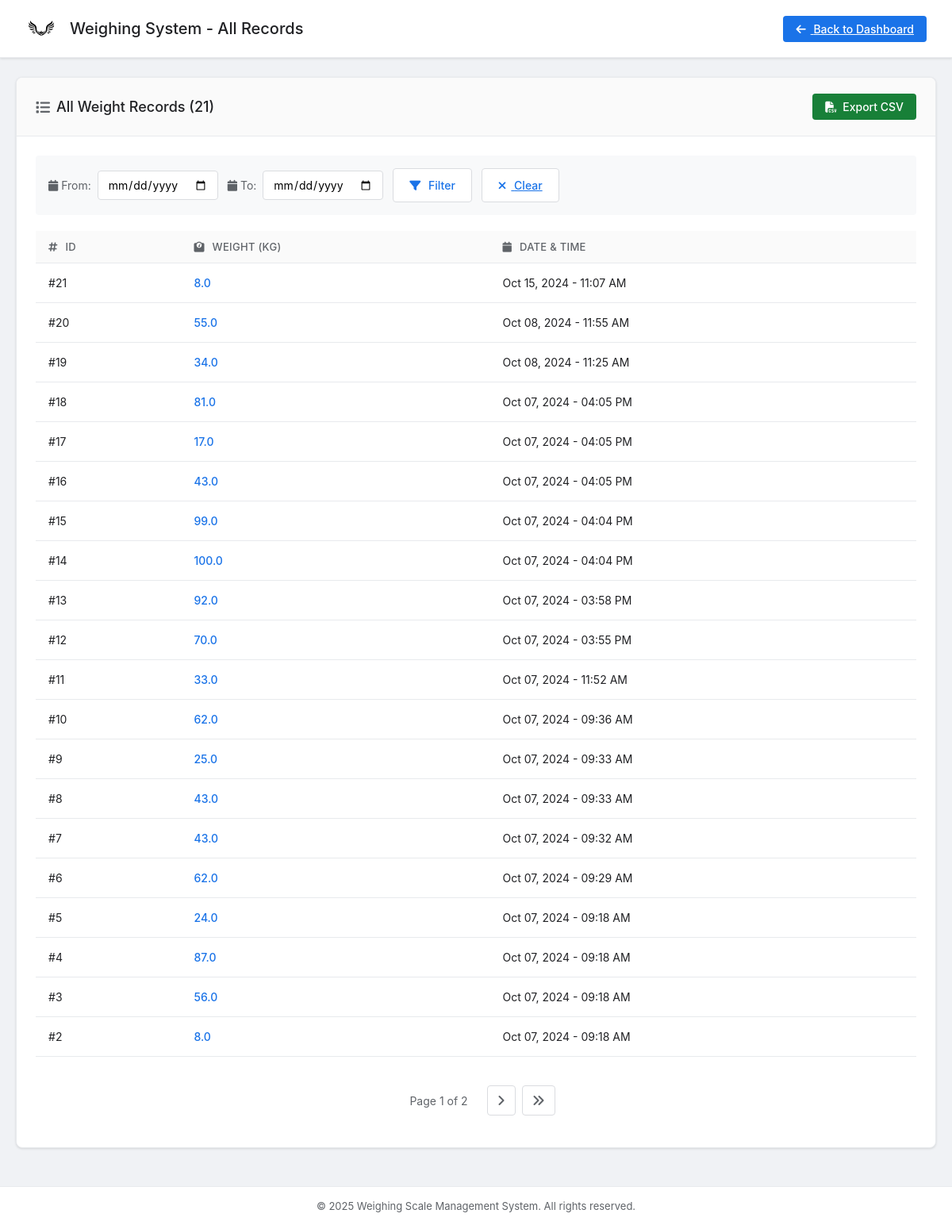
The page /all-records/ (signed in) on the database as committed earlier.
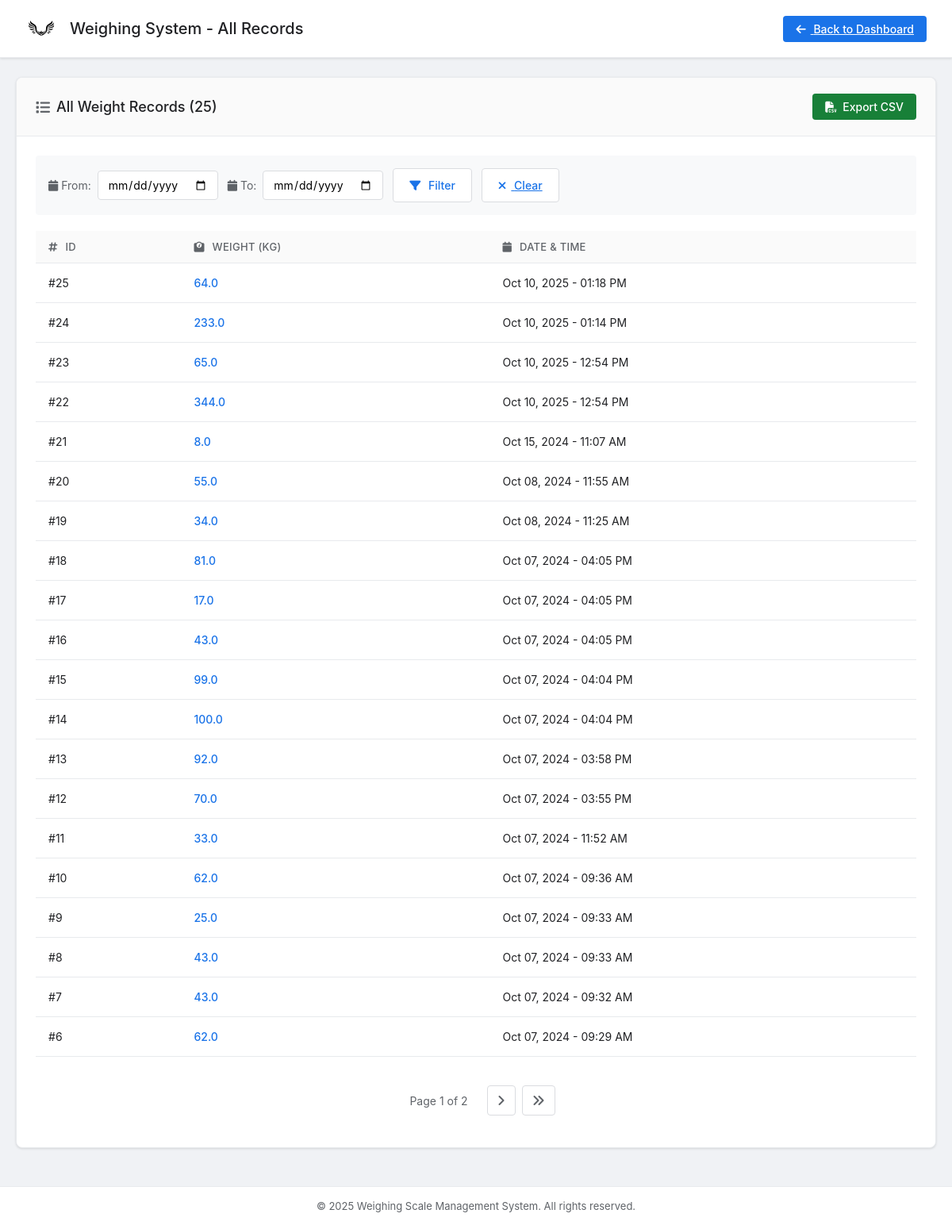
The same page on the database as committed later.
### authentication/models.py (models this page shows, shortened)
class WeightRecord(models.Model):
    user = models.ForeignKey(User, on_delete=models.CASCADE)
    weight = models.FloatField()
    created_at = models.DateTimeField(auto_now_add=True)

### authentication/views.py (the view)
# urls.py: path('all-records/', views.all_records, name='all_records'),
@login_required
def all_records(request):
    from django.core.paginator import Paginator
    all_records = WeightRecord.objects.filter(user=request.user).order_by('-created_at')
    date_from = request.GET.get('from')
    date_to = request.GET.get('to')
    if date_from:
        all_records = all_records.filter(created_at__date__gte=date_from)
    if date_to:
        all_records = all_records.filter(created_at__date__lte=date_to)
    paginator = Paginator(all_records, 20)  # 20 records per page
    page_number = request.GET.get('page', 1)
    page_obj = paginator.get_page(page_number)
    context = {
        'weight_records': page_obj,
        'total_records': all_records.count(),
        'page_obj': page_obj,
        'is_paginated': page_obj.has_other_pages(),
    }
    return render(request, 'all_records.html', context)

### templates/all_records.html (shortened to what the changed rows need)
{% load static %}
<!DOCTYPE html>
<html lang="en">
<head>
    <link rel="stylesheet" href="{% static 'css/dashboard.css' %}">
    <link rel="stylesheet" href="https://cdnjs.cloudflare.com/ajax/libs/font-awesome/6.4.0/css/all.min.css">
</head>
<body>
    <header>
        <div class="header-left">
            <h1 class="header-title">Weighing System - All Records</h1>
        </div>
    </header>
    <div class="dashboard-container">
        <section class="card">
            <div class="card-header">
                <h2><i class="fas fa-list"></i> All Weight Records ({{ total_records }})</h2>
                <div class="header-actions">
                    <a href="{% url 'export_weights' %}" class="btn-export">
                    </a>
                </div>
            </div>
            <div class="card-body">
                {% if weight_records %}
                    <div class="table-responsive">
                        <table class="modern-table">
                            <thead>
                                <tr>
                                    <th><i class="fas fa-hashtag"></i> ID</th>
                                    <th><i class="fas fa-weight"></i> Weight (kg)</th>
                                    <th><i class="fas fa-calendar"></i> Date & Time</th>
                                </tr>
                            </thead>
                            <tbody>
                                {% for record in weight_records %}
                                    <tr>
                                        <td>#{{ record.id }}</td>
                                        <td><strong>{{ record.weight }}</strong></td>
                                        <td>{{ record.created_at|date:"M d, Y - h:i A" }}</td>
                                    </tr>
                                {% endfor %}
                            </tbody>
                        </table>
                    </div>
                {% else %}
                    <div class="empty-state">
                        <i class="fas fa-inbox"></i>
                        <p>No records found matching your criteria.</p>
                    </div>
                {% endif %}
            </div>
        </section>
    </div>
</body>
</html>

Rows that differ between the two databases and show on the page:
no longer on this page (row unchanged): WeightRecord: id "5", weight "24.0", created_at "Oct 07, 2024 - 09:18 AM"
no longer on this page (row unchanged): WeightRecord: id "4", weight "87.0", created_at "Oct 07, 2024 - 09:18 AM"
no longer on this page (row unchanged): WeightRecord: id "3", weight "56.0", created_at "Oct 07, 2024 - 09:18 AM"
no longer on this page (row unchanged): WeightRecord: id "2", weight "8.0", created_at "Oct 07, 2024 - 09:18 AM"
added WeightRecord: id "25", weight "64.0", created_at "Oct 10, 2025 - 01:18 PM"
added WeightRecord: id "24", weight "233.0", created_at "Oct 10, 2025 - 01:14 PM"
added WeightRecord: id "23", weight "65.0", created_at "Oct 10, 2025 - 12:54 PM"
added WeightRecord: id "22", weight "344.0", created_at "Oct 10, 2025 - 12:54 PM"
Other text that changed with them:
{{ total_records }}: "21" → "25"
